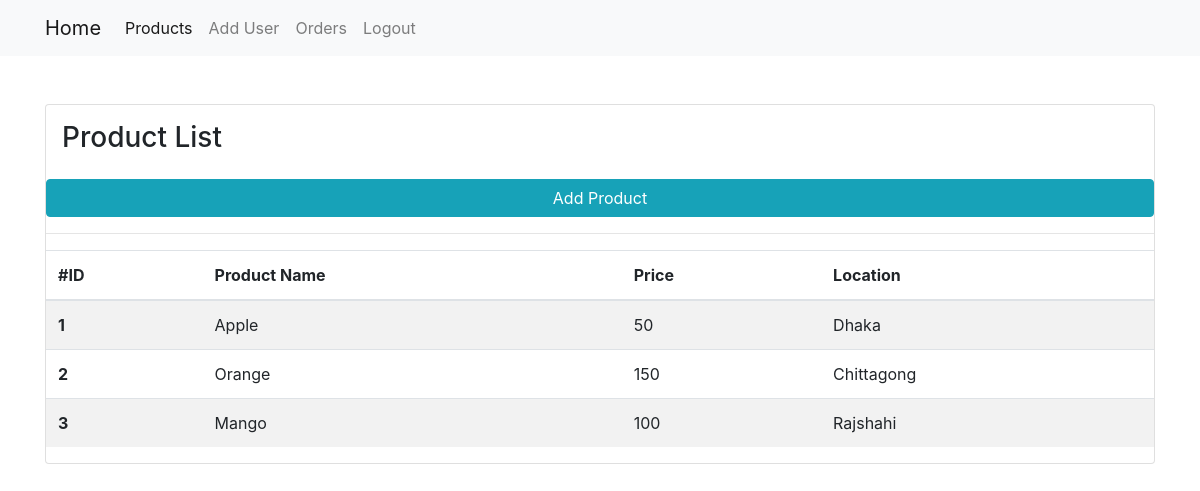
Page /admin/product.php (signed in) on the committed database.
### tables this page shows
CREATE TABLE `product` (
  `id` int(11) NOT NULL,
  `name` varchar(255) NOT NULL,
  `price` int(11) NOT NULL,
  `location` varchar(255) NOT NULL
);

### admin/product.php (the view, shortened to what this page needs)
<?php
 include('header.php');
 ?>
<?php include('nav.php'); ?>
<div class="container">
  <div class="card mt-5">
  <h3 class="p-3">Product List</h3>
  <a href="add-product.php" class="btn btn-info">Add Product</a>
  <hr>
    <?php
        $query ="SELECT * FROM product ORDER BY id ASC";
        $run = mysqli_query($con, $query);
        if(mysqli_num_rows($run) > 0){
       ?>
  <table class="table table-striped">
  <thead>
    <tr>
     <th scope="col">#ID</th>
      <th scope="col">Product Name</th>
      <th scope="col">Price</th>
      <th scope="col">Location</th>
    </tr>
  </thead>
  <tbody>
        <?php
          while($row = mysqli_fetch_array($run)){
            $id = $row['id'];
            $name = $row['name'];
            $price = $row['price'];
            $location = $row['location'];
         ?>
    <tr>
      <th scope="row"><?php echo $id; ?></th>
      <td><?php echo $name; ?></td>
      <td><?php echo $price; ?></td>
      <td><?php echo $location; ?></td>
    </tr>
    <?php
             }
        }
    ?>
  </tbody>
</table>
  </div>
</div>
<?php include('footer.php'); ?>

### rows in the picture
product: id "1", name "Apple", price "50", location "Dhaka"
product: id "2", name "Orange", price "150", location "Chittagong"
product: id "3", name "Mango", price "100", location "Rajshahi"
